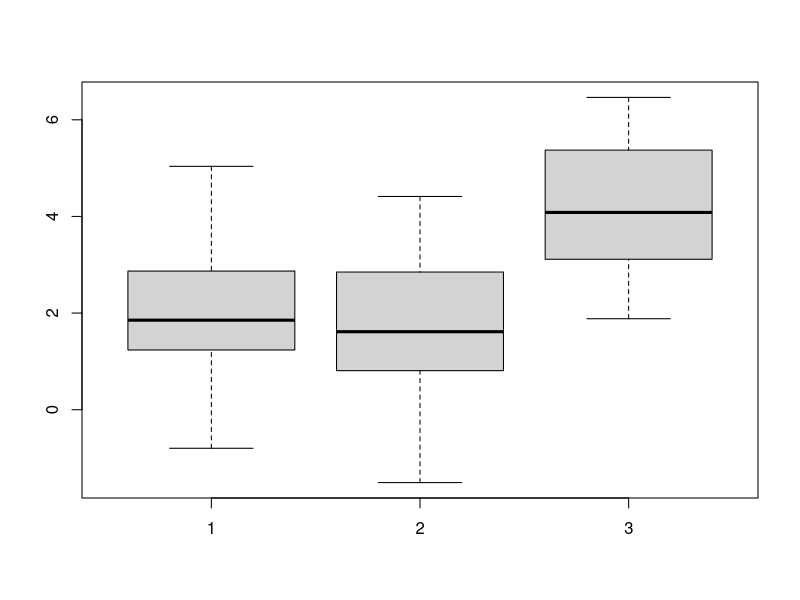
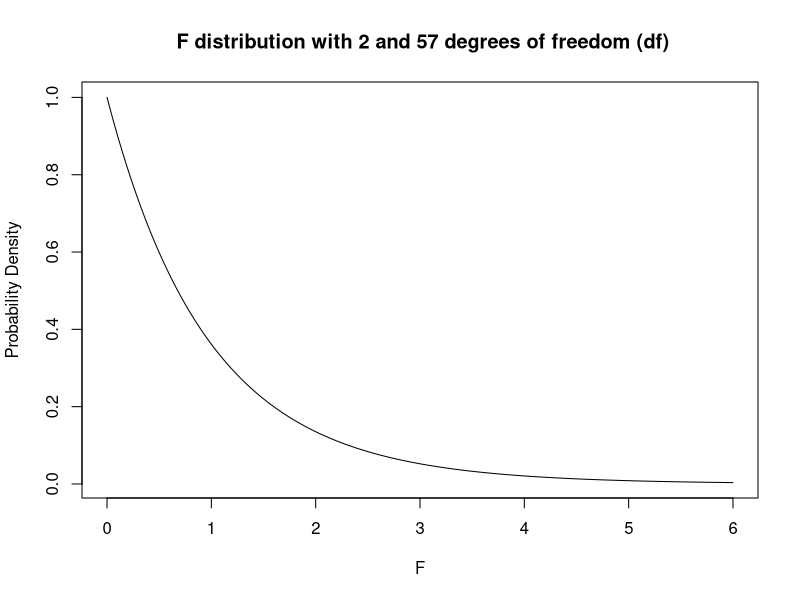
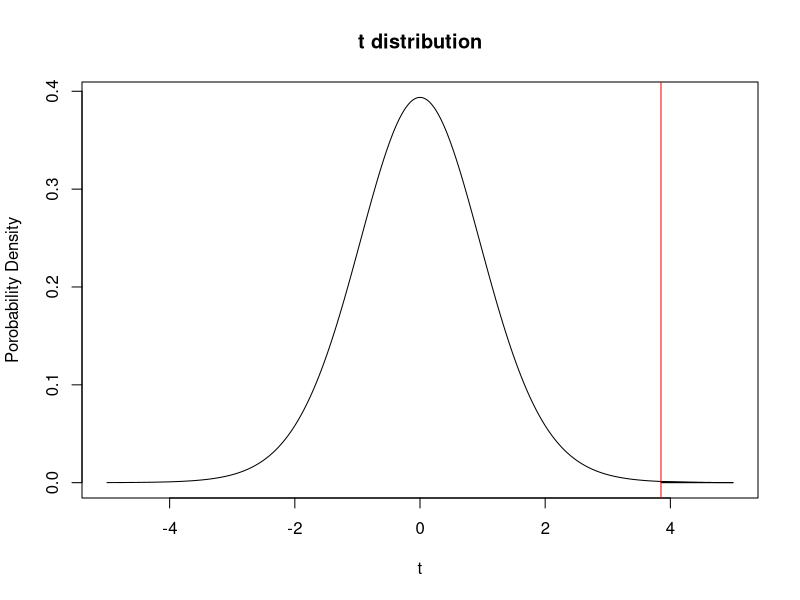

Here is the R script that generated these plots, in order:
## ---- chunk 1
# We are going to need to load a package called dplyr for this. If you do not have 
# the dplyr package, then please run install.packages("dplyr") in the console first.
library(dplyr)
## ---- chunk 2
# Use a sample size of 20 for all of the samples. Set the mean of the first two samples as 2 and set the 
# mean of the last sample as 4. Use a standard deviation of 1.5 for all samples. We are going to call
# the three samples x1, x2, and x3. 
x1 = rnorm(20, mean = 2, sd = 1.5)
x2 = rnorm(20, mean = 2, sd = 1.5)
x3 = rnorm(20, mean = 4, sd = 1.5)
# Let's look at the mean and spread of each of our samples using the boxplot() function. 
boxplot(x1,x2,x3)
## ---- chunk 3
# Let's bind the example data together using cbind() and then put it into a dataframe with data.frame(). 
# Let's call our new dataframe data. 
data = data.frame(cbind(x1,x2,x3))

# Take a look at the dataframe we just made. Right now we have each group organized into a different 
# column. This format is easy for a person to understand but hard for a computer to understand. It is not
# tidy. We need to organize it so that all of the sample values are in one column and the group each 
# value belongs to is in a 2nd column. We can do this very easily with the stack() function which 
# automatically organizes our data this way. 
data = stack(data)
  
# look at our reorganized dataframe and think about how it has changed. 
View(data)  
  
# The last thing we are going to do is use dplyr's rename() function to change the column name "ind" to 
# "group".
data = rename(data, group = ind)

# Now our data is all set for ANOVA!
## ---- chunk 4
# In order to run an ANOVA test, we are going to need to use R's linear regression function lm()
# Why are we using linear regression for ANOVA? Because ANOVA is actually a special application of linear
# regression! We may explore this more in future workshops, but for now do not worry about it. 

# Run help(lm). Focus on the first two arguments. 
help(lm)

# Wait, what is a formula class object? 
# Formula class objects are specified using a tilde (~) and are used to specify a relationship between 
# two vectors.
# Essentially, when you type A~B you are saying that you want to test if variable A is dependent on B.
# The first term is the response variable in your data and the second is the explanatory variable. 
# The specifics of what a formula object actually is in R are complicated and beyond this workshop. 
# If you want more details, look up ?formula after the workshop.  

# Ok, now we can actually use lm() by specifying the formula and data arguments. Run lm and save the 
# output in a variable named Av_object
# Hint: what are our response and explanatory variables? Specify the variables using the column names.
Av_object = lm(values~group,data = data) 

# Now we are ready to actually run the ANOVA test using the anova() function. 
anova(Av_object)

## ---- chunk 5
# Let's create the F distribution using the df function.
# Run help(df) and focus on the first 3 arguments. 
help(df)

# It works almost exactly like the dt function but with 2 inputs for degrees of freedom. 
# df1 is the group degrees of freedom and df2 is for the error degrees of freedom. 
# Go to slide 8 if you need a refresher on how to calculate degrees of freedom. 
# Create a sequence between 0 and 5 using seq() and call it x. 
# Save you f distribution as a variable called fdistr. 
x = seq(0,6,by = 0.001)
fdistr = df(x,df1 = 2, df2 = 57)

# Now let's plot the F distribution. Refer back to how we plotted the t-distribution. 
plot(x,fdistr,type="l",
     xlab="F",
     ylab="Probability Density",
     main =" F distribution with 2 and 57 degrees of freedom (df)")

# append this line of code to look at the rejection region.
# + polygon(c(x[x> = 3.15], max(x), 3.15), c(fdistr[x> = 3.15], 0, 0), col = "red") #

# Scroll back up to our ANOVA table, where does your F value fall on this graph? does it make sense 
# that you were/weren't able to reject the null?
## ---- chunk 6
# Try running help(pairwise.t.test)
help(pairwise.t.test)

# Note that rather than using a formula object, you just specify the two columns you are looking at in 
# your dataframe using dataframe$column_name

# For educational purposes, let's do a pairwise t-test with NO p-value adjustment whatsoever ("none"). 
pairwise.t.test(data$values, data$group, p.adj = "none", alternative = "two.sided")

## ---- chunk 7
# Perform a pairwise t-test using the Bonferroni method ("bonf")
pairwise.t.test(data$values, data$group, p.adj = "bonf",alternative = "two.sided")

# Can you see the difference between the un-adjusted P-values and the adjusted P-values? 
# They have been multiplied by the number of tests you did (3)!
## ---- chunk 8
# Create a t-distribution just like what we did in the t-test section.
x = seq(-5,5,by = 0.001)
tdistr = dt(x,19)
plot(x,tdistr,type = "l",main = "t distribution",xlab = "t",ylab = "Porobability Density") + polygon(c(x[x>=3.85], max(x), 3.85), c(tdistr[x>=3.85], 0, 0), col = "red") + abline(v = 3.85, col = "red")

# Add the code below to your plot to create a rejection region using our altered P-value. 
# + polygon(c(x[x>=3.85], max(x), 3.85), c(tdistr[x>=3.85], 0, 0), col="red") #
# 3.85 is the adjusted critical value for sample size = 20 and 50 tests. 

# Can you even see the rejection region? let's draw a line to make it more clear.
# + abline(v=3.85, col="red") #

# Look how small it is! You would need a very large effect or a lot of power to find any significant 
# results. What if we want more power for our experiment? 

## ---- chunk 9
# We are going to create a set of P-values that we theoretically could have gotten from performing 10 
# tests. 
p_values=c(0.38,0.022,0.45,0.04,0.06,0.008,0.001,0.15,0.013,0.59)

# Then, the first step of the Benjamini Hochberg method is to order the P-values from largest to 
# smallest. We are going to do this using the sort() function. Call this sorted vector p_sort
p_sort=sort(p_values)

# Now we are going to create a rank for every p-value. create a list from 1 to 10 using c() and call
# it rank.  
rank = c(1,2,3,4,5,6,7,8,9,10)

# Now use cbind to bind the rank and the sorted P-values into a dataframe (should be familiar to what we
# did when creating the dataframe for ANOVA). Call this new dataframe BH_df. 
BH_df = data.frame(cbind(p_sort,rank))

# The last step is the most important one. We are going to compare our ordered P-values to a set of BH 
# critical values. BH critical values are calculated as i/m*Q where:
# i = the rank of the test. 
# m = the total number of tests. 
# Q equals the false discovery rate we are aiming for (0.05)
# Now we will use the mutate function to create a new column with the critical values for each test.
# The mutate function takes the values from other columns and uses an equation to calculate the values 
# for a new column. 
# the mutate function is in the form mutate(dataframe, new_column_name = equation)
BH_df = mutate(BH_df, critical_val = rank/10*0.05)
print(BH_df)

# Let's look at our dataframe. 
## ---- chunk 10
# Let's perform a pairwise t-test using the Benjamini-Hochberg adjustment. 
# We are going to go back to using the dataframe we made from the three samples we made at the beginning # of this workshop (the one we called data).
pairwise.t.test(data$values, data$group, p.adj = "BH",alternative="two.sided")

## ---- chunk 11
# Do the Bonferroni adjustment one more time and compare it to the BH method.
pairwise.t.test(data$values, data$group, p.adj = "bonf",alternative="two.sided")
